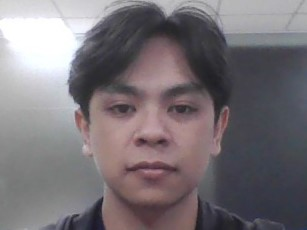
#> input picture Data/Dac_Huy.jpg, 307 x 230 px, given in place of the camera
$ python RecognizeKNN.py
#> lines starting #> are read from the running program, lines starting #| are printed output that depends on the picture; after the words box and inside, x2 and y2 are one past the last pixel; in counts of white or black regions, pixels touching at a corner belong together
import cv2
import pickle
import numpy as np
import os

# Load model KNN đã huấn luyện
with open('trainer/knn_model.pkl', 'rb') as f:
#> (reads trainer/knn_model.pkl from the repository)
    knn = pickle.load(f)

# Khởi tạo bộ phát hiện khuôn mặt
cascadePath = "haarcascade_frontalface_default.xml"
faceCascade = cv2.CascadeClassifier(cascadePath)

# Khởi tạo font
font = cv2.FONT_HERSHEY_DUPLEX

# Danh sách các tên tương ứng với ID
names = ['0', 'DacHuy', 'Anh', 'Ly', '4', '5', '6', '7', '8', '9', '10']

# Khởi tạo camera
cam = cv2.VideoCapture(0)
if not cam.isOpened():
    print("[ERROR] Không thể mở camera")
    exit()

# Thiết lập độ phân giải của video
cam.set(3, 420)  # Chiều rộng
cam.set(4, 340)  # Chiều cao

# Thay đổi kích thước vùng khuôn mặt nhỏ nhất
minW = 0.1 * cam.get(3)
minH = 0.1 * cam.get(4)

while True:
    ret, img = cam.read()
#> img is the input picture: shape (230, 307, 3); mean B, G, R 119.1, 114.4, 121
    if not ret:
        print("[ERROR] Không thể đọc được hình ảnh từ camera")
        break

    # Lật hình ảnh theo chiều ngang
    img = cv2.flip(img, 1)
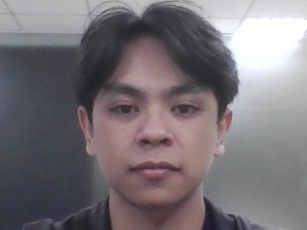
#> img: shape (230, 307, 3); mean B, G, R 119.1, 114.4, 121

    # Chuyển sang ảnh xám
    gray = cv2.cvtColor(img, cv2.COLOR_BGR2GRAY)
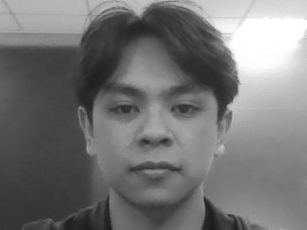
#> gray: shape (230, 307); min 27, max 255, mean 116.9

    # Phát hiện khuôn mặt
    faces = faceCascade.detectMultiScale(gray, scaleFactor=1.1, minNeighbors=7, minSize=(int(minW), int(minH)))
#> faces = [[78, 47, 154, 154]]

    for (x, y, w, h) in faces:
        # Vẽ hình chữ nhật quanh khuôn mặt
        cv2.rectangle(img, (x, y), (x + w, y + h), (0, 255, 0), 2)

        # Cắt khuôn mặt và resize về 100x100
        face = gray[y:y + h, x:x + w]
        face_resized = cv2.resize(face, (100, 100))  # Resize về kích thước 100x100
        face_flatten = face_resized.flatten().reshape(1, -1)  # Flatten và reshape về đúng kích thước (1, 10000)

        # Nhận diện khuôn mặt
        id = knn.predict(face_flatten)[0]
        confidence = knn.predict_proba(face_flatten).max() * 100

        # Hiển thị ID và độ tin cậy
        if confidence > 75:  # Điều chỉnh ngưỡng độ tin cậy
            name = names[id]
        else:
            name = "unknown"

        confidence_text = f"{confidence:.2f}%"
        cv2.putText(img, str(name), (x + 5, y - 30), font, 1, (255, 255, 255), 2)
        cv2.putText(img, confidence_text, (x + 5, y - 5), font, 1, (255, 255, 0), 1)
#> this loop made 1 pass
#> (x, y, w, h, id, confidence, name, confidence_text) on pass 1: (78, 47, 154, 154, 1, 100, 'DacHuy', '100.00%')
#> pass 1, `face = gray[y:y + h, x:x + w]`:
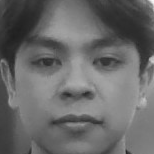
#> face: shape (154, 154); min 31, max 247, mean 104.8
#> after the loop:
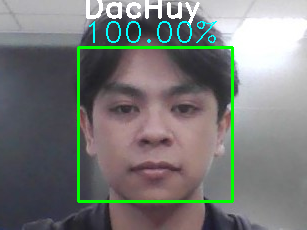
#> img: shape (230, 307, 3); 4.79% of pixels changed, all inside (x1, y1, x2, y2) = (77, 0, 234, 203)

    # Hiển thị hình ảnh với khuôn mặt được nhận diện
    cv2.imshow('Nhan dien khuon mat', img)

    # Kiểm tra phím nhấn (ESC để thoát)
    k = cv2.waitKey(10) & 0xff
#> (key Esc is pressed here)
    if k == 27:
        break

print("\n [INFO] Thoát")
cam.release()
cv2.destroyAllWindows()
